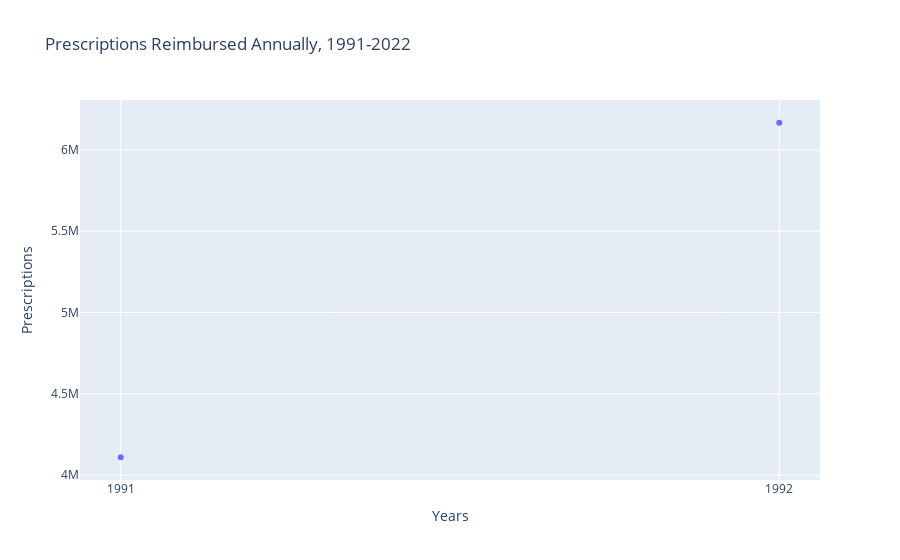

Notebook code for this chart:
### Markdown cell above
Having removed these values, we'll update and plot the data again.

### Code cell
# make summary sql table

summary_dict_rx_state_year = {}

for state in states:
    summary_dict_rx_state_year[state] = {}
    for table_name in tables.keys():
        query = f"SELECT SUM(number_of_prescriptions) FROM {table_name} WHERE state ='{state}'"
        df = pd.read_sql(query, conn)
        summary_dict_rx_state_year[state].update({table_name:df.iloc[0][0]})

# loc = pd.DataFrame(summary_dict_rx_state_year).T.reset_index(drop=False, names='state')
# display(loc)

rx_state_year_df = pd.DataFrame(summary_dict_rx_state_year).T

rx_state_year_summary = {}
for i in rx_state_year_df.columns:
    rx_state_year_summary[i] = rx_state_year_df[i].sum()
rx_state_year_summary

layout = go.Layout(xaxis={'title': 'Years'}, yaxis={'title': 'Prescriptions'}, title={'text': 'Prescriptions Reimbursed Annually, 1991-2022'})
fig = go.Figure(data=go.Scatter(x = list(tables.values()), y = list(rx_state_year_summary.values()), mode='markers'),layout=layout)
fig.update()
fig.show()

### Figure 1 — Plotly figure (JSON) as saved in the notebook; plotly's stock layout.template omitted (floating-point values rounded to 4 significant figures)
{"data": [{"mode": "markers", "type": "scatter", "x": ["1991", "1992"], "y": [4110494, 6166849]}], "layout": {"title": {"text": "Prescriptions Reimbursed Annually, 1991-2022"}, "xaxis": {"title": {"text": "Years"}}, "yaxis": {"title": {"text": "Prescriptions"}}}}
